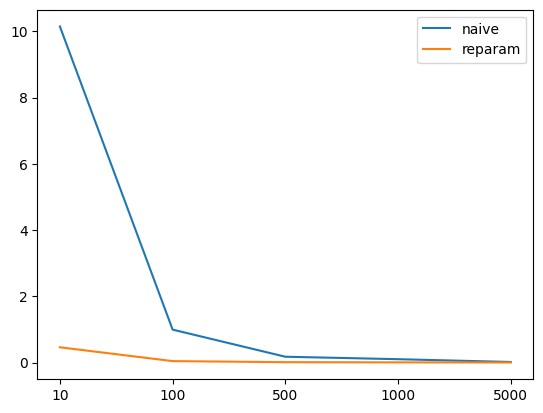

Here is the Python script that generated this plot:
import numpy as np
import matplotlib.pyplot as plt


def naive_grad(x, mu):
    # the naive gradient to mu
    # # \nabla_\mu \mathbb{E}_q[x^2] = \mathbb{E}_q[x^2(x-\mu)]
    return np.mean(x ** 2 * (x - mu))


def reparam_grad(eps, mu):
    #### You need to finish the reparameterization gradient to mu here ###
    return np.mean(2 * (eps+mu))


def main():
    data_size_list = [10, 100, 500, 1000, 5000]
    sample_num = 100
    mu, sigma = 2.0, 1.0
    # variance of the gradient to mu
    var1 = np.zeros(len(data_size_list))
    var2 = np.zeros(len(data_size_list))
    for i, data_size in enumerate(data_size_list):
        estimation1 = np.zeros(sample_num)
        estimation2 = np.zeros(sample_num)
        for n in range(sample_num):
            # 1.naive method
            x = np.random.normal(mu, sigma, size=(data_size, ))
            estimation1[n] = naive_grad(x, mu)

            # 2.reparameterization method
            eps = np.random.normal(0.0, 1.0, size=(data_size, ))
            x = eps * sigma + mu
            estimation2[n] = reparam_grad(eps, mu)

        var1[i] = np.var(estimation1)
        var2[i] = np.var(estimation2)

    print('naive grad variance: {}'.format(var1))
    print('reparameterization grad variance: {}'.format(var2))
    # plot figure
    index = [_ for _ in range(len(data_size_list))]
    plt.plot(index, var1)
    plt.plot(index, var2)
    plt.xticks(index, data_size_list)
    plt.legend(['naive', 'reparam'])
    plt.savefig('reparam.png')
    plt.show()


if __name__ == "__main__":
    main()
